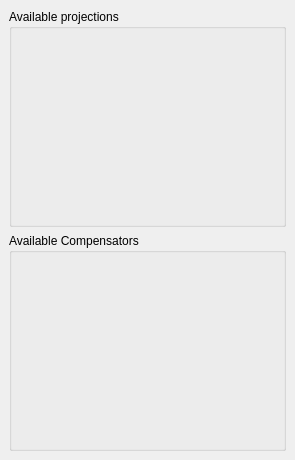
<?xml version="1.0" encoding="UTF-8"?>
<ui version="4.0">
 <class>NoiseReductionWindow</class>
 <widget class="QDockWidget" name="NoiseReductionWindow">
  <property name="geometry">
   <rect>
    <x>0</x>
    <y>0</y>
    <width>295</width>
    <height>460</height>
   </rect>
  </property>
  <property name="allowedAreas">
   <set>Qt::LeftDockWidgetArea|Qt::RightDockWidgetArea</set>
  </property>
  <property name="windowTitle">
   <string>Projection Manager</string>
  </property>
  <widget class="QWidget" name="dockWidgetContents">
   <layout class="QGridLayout" name="gridLayout">
    <item row="0" column="0">
     <layout class="QGridLayout" name="gridLayout_2">
      <item row="1" column="0">
       <widget class="QGroupBox" name="m_groupBox_compensators">
        <property name="title">
         <string>Available Compensators</string>
        </property>
       </widget>
      </item>
      <item row="0" column="0">
       <widget class="QGroupBox" name="m_groupBox_projections">
        <property name="title">
         <string>Available projections</string>
        </property>
       </widget>
      </item>
     </layout>
    </item>
   </layout>
  </widget>
 </widget>
 <resources/>
 <connections/>
</ui>
